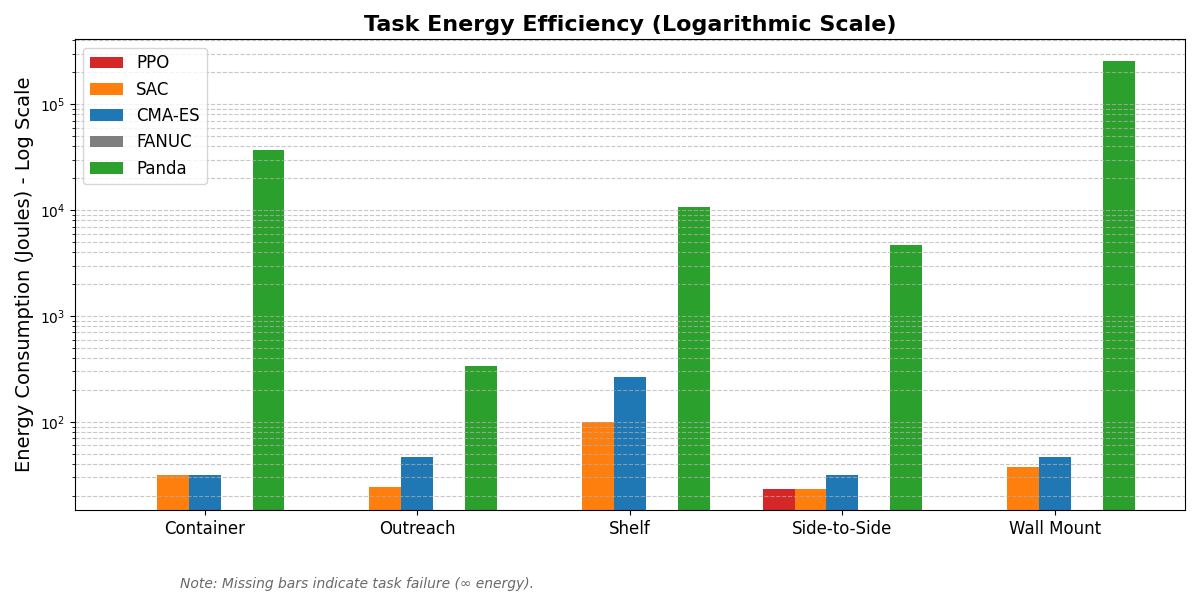

The script that drew this image:
import matplotlib.pyplot as plt
import numpy as np

# Categories
tasks = ['Container', 'Outreach', 'Shelf', 'Side-to-Side', 'Wall Mount']
models = ['PPO', 'SAC', 'CMA-ES', 'FANUC', 'Panda']

# Energy Data (Joules)
# We use 0 to represent infinity/failure. The log scale handles this gracefully by dropping the bar.
energy_ppo = [0, 0, 0, 23.50, 0]
energy_sac = [31.87, 24.22, 100.36, 23.49, 37.29]
energy_cma = [31.40, 46.29, 265.16, 31.31, 46.40]
energy_fanuc = [0, 0, 0, 0, 0]
energy_panda = [36898.65, 337.13, 10718.82, 4669.10, 257456.71]

x = np.arange(len(tasks))
width = 0.15 

colors = ['#d62728', '#ff7f0e', '#1f77b4', '#7f7f7f', '#2ca02c']

fig, ax = plt.subplots(figsize=(12, 6))

# Plotting the bars. We use log=True to handle the massive gap between PMorph and Panda.
# matplotlib will automatically ignore the 0s (failures) on a log scale and just won't draw a bar.
ax.bar(x - 2*width, energy_ppo, width, label='PPO', color=colors[0], log=True)
ax.bar(x - width, energy_sac, width, label='SAC', color=colors[1], log=True)
ax.bar(x, energy_cma, width, label='CMA-ES', color=colors[2], log=True)
ax.bar(x + width, energy_fanuc, width, label='FANUC', color=colors[3], log=True)
ax.bar(x + 2*width, energy_panda, width, label='Panda', color=colors[4], log=True)

# Formatting
ax.set_ylabel('Energy Consumption (Joules) - Log Scale', fontsize=14)
ax.set_title('Task Energy Efficiency (Logarithmic Scale)', fontsize=16, fontweight='bold')
ax.set_xticks(x)
ax.set_xticklabels(tasks, fontsize=12)

# Add a note explaining the missing bars
plt.figtext(0.15, 0.02, "Note: Missing bars indicate task failure (\u221E energy).", 
            ha="left", fontsize=10, style='italic', color='dimgray')

# Grid and Legend
ax.grid(axis='y', linestyle='--', alpha=0.7, which='both') # 'both' gets the minor log ticks too
ax.legend(fontsize=12, loc='upper left')

plt.tight_layout()
# Adjust bottom margin to make room for the note
plt.subplots_adjust(bottom=0.15) 

plt.savefig('Energy_Consumption_Chart_LogScale.png', dpi=300)
plt.show()
